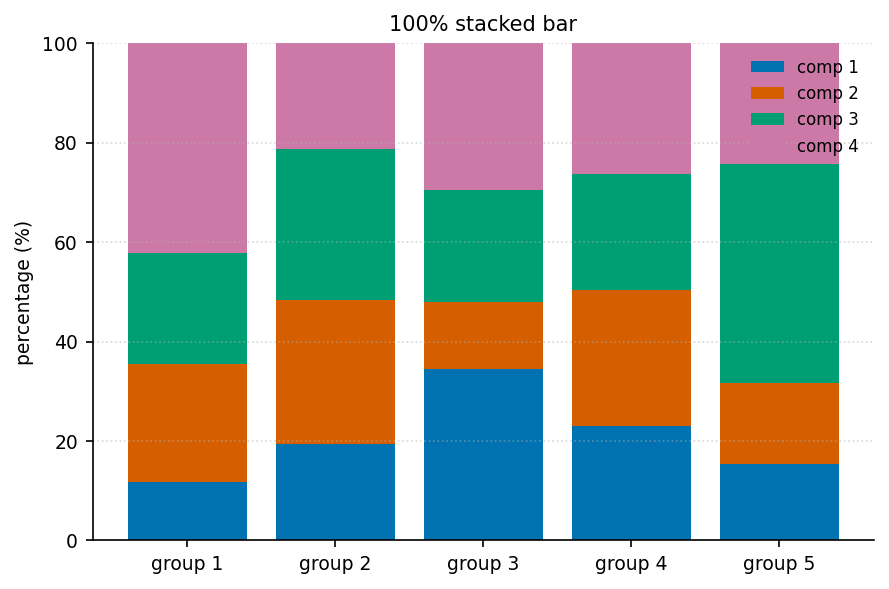

This chart was generated by the following Python code:
"""bar_percent_stack: 100% 堆叠柱状（占比对比）."""
import sys, os; sys.path.insert(0, os.path.join(os.path.dirname(os.path.abspath(__file__)), '..', '..', '_utils', 'python'))
import numpy as np
import matplotlib.pyplot as plt
from theme import apply_theme
from palette import cycle

def make_figure(title='100% stacked bar'):
    apply_theme()
    labels = [f'group {i+1}' for i in range(5)]
    V = np.random.default_rng(3).uniform(10, 50, (4, 5))
    V_pct = V / V.sum(axis=0) * 100
    fig, ax = plt.subplots()
    bottom = np.zeros(5)
    for i, row in enumerate(V_pct):
        ax.bar(labels, row, bottom=bottom, color=cycle(i), label=f'comp {i+1}')
        bottom += row
    ax.set_ylabel('percentage (%)'); ax.set_title(title)
    ax.set_ylim(0, 100); ax.legend()
    ax.grid(True, axis='y', linestyle=':', alpha=0.5)
    fig.tight_layout()
    return fig

if __name__ == '__main__':
    fig = make_figure(); fig.savefig(__file__.replace('.py', '.png'), dpi=150)
